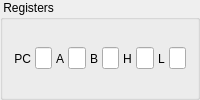
                <widget class="QGroupBox" name="groupBox_3">
                <property name="title">
                  <string> Registers </string>
                </property>
                <layout class="QHBoxLayout" name="horizontalLayout" stretch="1,10,1,10,1,10,1,10,1,10">
                  <property name="spacing">
                  <number>4</number>
                  </property>
                  <item>
                  <widget class="QLabel" name="labelPC">
                    <property name="toolTip">
                    <string>Program counter</string>
                    </property>
                    <property name="text">
                    <string>PC</string>
                    </property>
                    <property name="alignment">
                    <set>Qt::AlignRight|Qt::AlignTrailing|Qt::AlignVCenter</set>
                    </property>
                  </widget>
                  </item>
                  <item>
                  <widget class="QLineEdit" name="pcEdit">
                    <property name="key" stdset="0">
                      <string>PC</string>
                    </property>
                    <property name="type" stdset="0">
                      <string>integer</string>
                    </property>
                    <property name="mask" stdset="0">
                      <string>0x%0.3X</string>
                    </property>
                    <property name="sizePolicy">
                    <sizepolicy hsizetype="Ignored" vsizetype="Fixed">
                      <horstretch>0</horstretch>
                      <verstretch>0</verstretch>
                    </sizepolicy>
                    </property>
                    <property name="toolTip">
                    <string>Program counter</string>
                    </property>
                  </widget>
                  </item>
                  <item>
                  <widget class="QLabel" name="aLabel">
                    <property name="toolTip">
                    <string>Accumulator</string>
                    </property>
                    <property name="text">
                    <string>A</string>
                    </property>
                  </widget>
                  </item>
                  <item>
                  <widget class="QLineEdit" name="aEdit">
                    <property name="key" stdset="0">
                      <string>A</string>
                    </property>
                    <property name="type" stdset="0">
                      <string>integer</string>
                    </property>
                    <property name="mask" stdset="0">
                      <string>0x%0.1X</string>
                    </property>
                    <property name="sizePolicy">
                    <sizepolicy hsizetype="Ignored" vsizetype="Fixed">
                      <horstretch>0</horstretch>
                      <verstretch>0</verstretch>
                    </sizepolicy>
                    </property>
                    <property name="toolTip">
                    <string>Accumulator</string>
                    </property>
                  </widget>
                  </item>
                  <item>
                  <widget class="QLabel" name="bLabel">
                    <property name="toolTip">
                    <string>Register B</string>
                    </property>
                    <property name="text">
                    <string>B</string>
                    </property>
                  </widget>
                  </item>
                  <item>
                  <widget class="QLineEdit" name="bEdit">
                    <property name="key" stdset="0">
                      <string>B</string>
                    </property>
                    <property name="type" stdset="0">
                      <string>integer</string>
                    </property>
                    <property name="mask" stdset="0">
                      <string>0x%0.1X</string>
                    </property>
                    <property name="sizePolicy">
                    <sizepolicy hsizetype="Ignored" vsizetype="Fixed">
                      <horstretch>0</horstretch>
                      <verstretch>0</verstretch>
                    </sizepolicy>
                    </property>
                    <property name="toolTip">
                    <string>Register B</string>
                    </property>
                  </widget>
                  </item>
                  <item>
                  <widget class="QLabel" name="hLabel">
                    <property name="toolTip">
                    <string>Register H</string>
                    </property>
                    <property name="text">
                    <string>H</string>
                    </property>
                  </widget>
                  </item>
                  <item>
                  <widget class="QLineEdit" name="hEdit">
                    <property name="key" stdset="0">
                      <string>H</string>
                    </property>
                    <property name="type" stdset="0">
                      <string>integer</string>
                    </property>
                    <property name="mask" stdset="0">
                      <string>0x%0.1X</string>
                    </property>
                    <property name="sizePolicy">
                    <sizepolicy hsizetype="Ignored" vsizetype="Fixed">
                      <horstretch>0</horstretch>
                      <verstretch>0</verstretch>
                    </sizepolicy>
                    </property>
                    <property name="toolTip">
                    <string>Register H</string>
                    </property>
                  </widget>
                  </item>
                  <item>
                  <widget class="QLabel" name="lLabel">
                    <property name="toolTip">
                    <string>Register L</string>
                    </property>
                    <property name="text">
                    <string>L</string>
                    </property>
                  </widget>
                  </item>
                  <item>
                  <widget class="QLineEdit" name="lEdit">
                    <property name="key" stdset="0">
                      <string>L</string>
                    </property>
                    <property name="type" stdset="0">
                      <string>integer</string>
                    </property>
                    <property name="mask" stdset="0">
                      <string>0x%0.1X</string>
                    </property>
                    <property name="sizePolicy">
                    <sizepolicy hsizetype="Ignored" vsizetype="Fixed">
                      <horstretch>0</horstretch>
                      <verstretch>0</verstretch>
                    </sizepolicy>
                    </property>
                    <property name="toolTip">
                    <string>Register L</string>
                    </property>
                  </widget>
                  </item>
                </layout>
                </widget>
